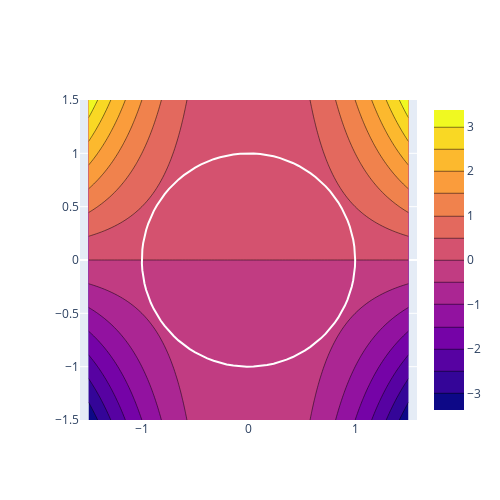

Source (notebook cell):
### Code cell
# Create grid for the function
x = np.linspace(-1.5, 1.5, 100)
y = np.linspace(-1.5, 1.5, 100)
x, y = np.meshgrid(x, y)
z = x**2 * y

# Create a set of points that lie on the circle
theta = np.linspace(0, 2*np.pi, 100)
x_circle = np.cos(theta)
y_circle = np.sin(theta)

# Create the contour plot for the function
fig = go.Figure(data=go.Contour(x=x[0,:], y=y[:,0], z=z))

# Add the circle to the plot
fig.add_trace(go.Scatter(x=x_circle, y=y_circle, mode='lines', line=dict(color='white')))

# Set aspect ratio
fig.update_layout(
    autosize=False,
    width=500,
    height=500,
    yaxis=dict(scaleanchor="x", scaleratio=1),
)

fig.show()
